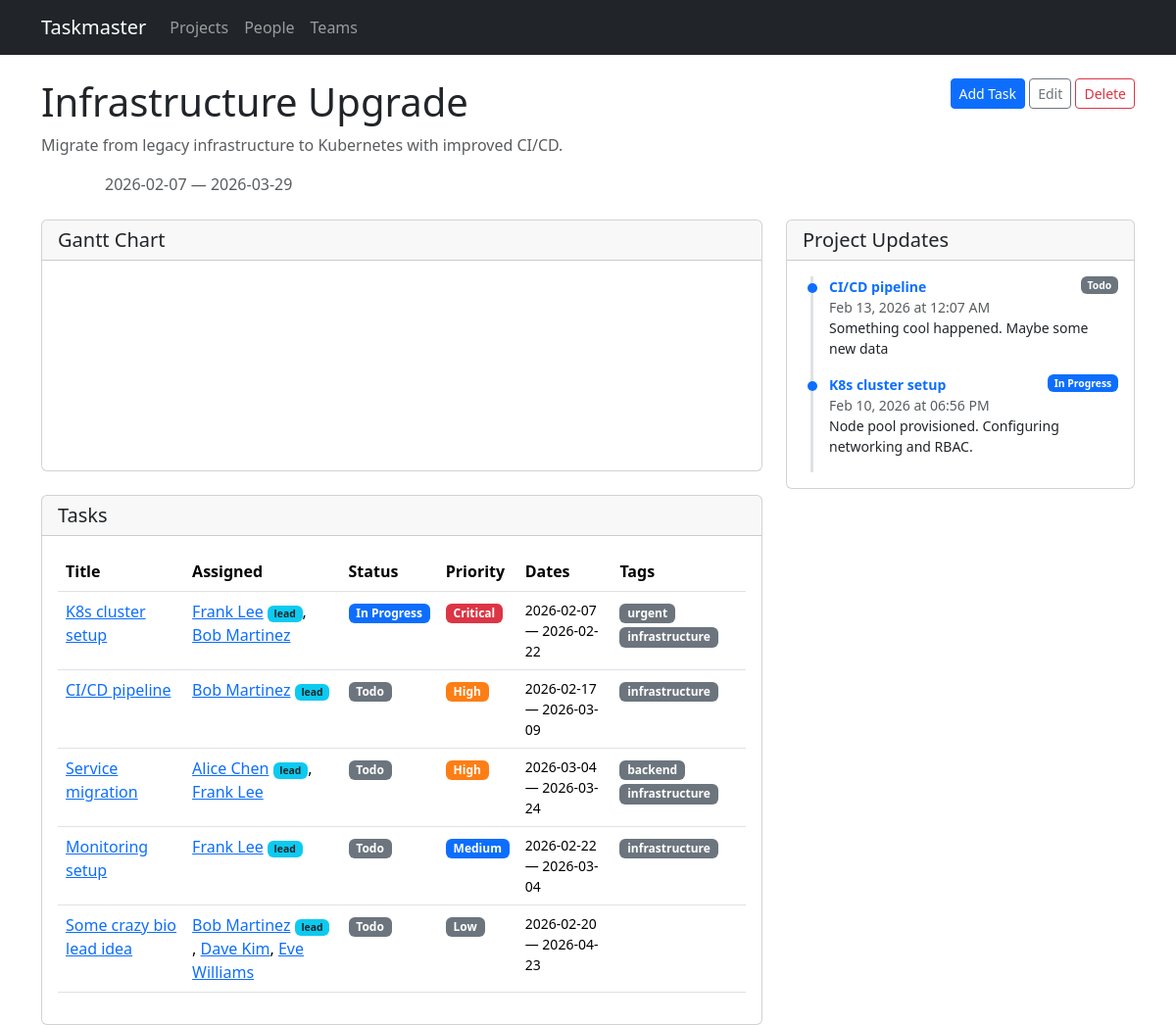
Page /projects/4 on the earlier database version.
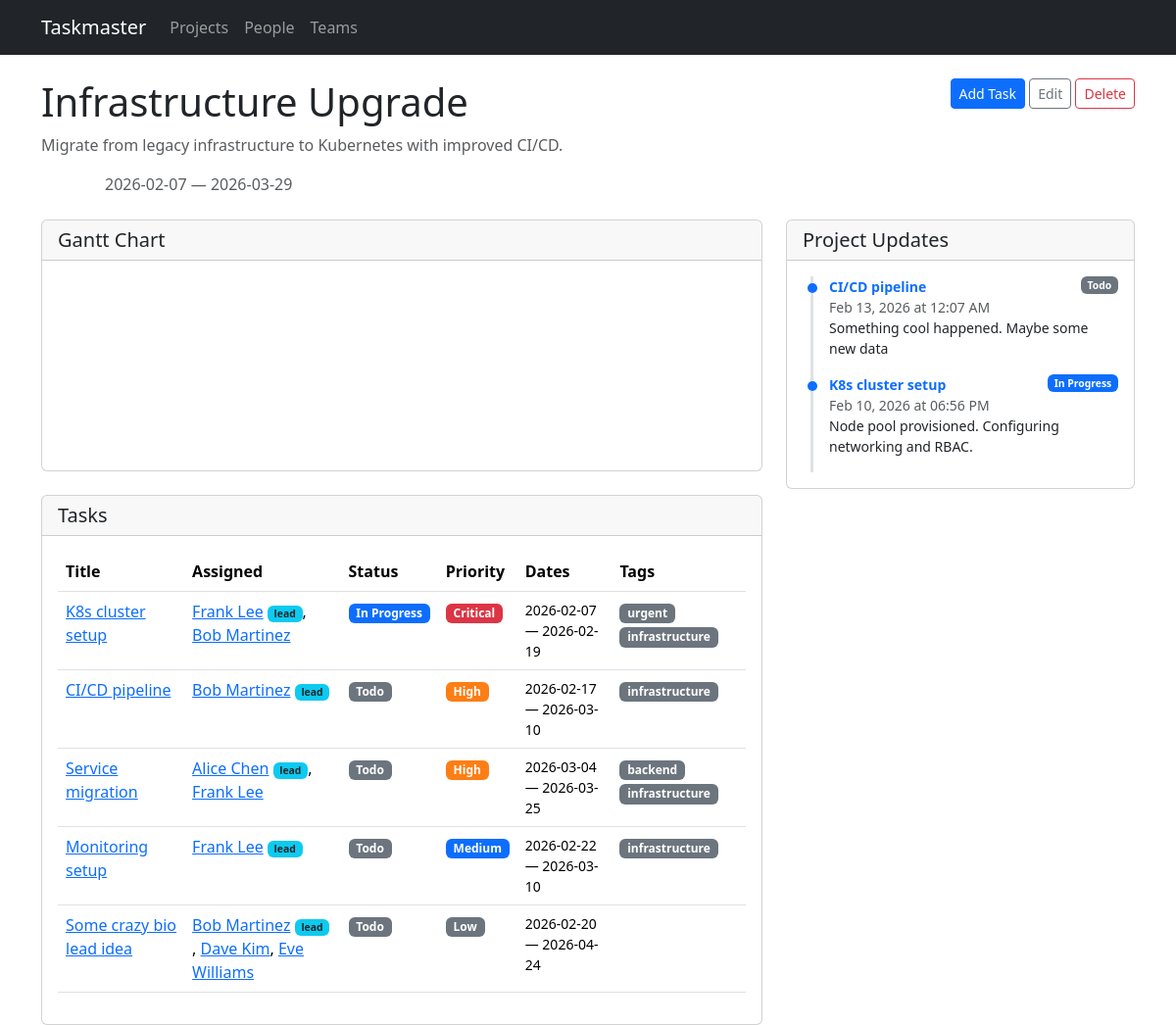
Same page on the later database version.
### models.py (models this page shows, shortened)
class Task(db.Model):
    id = db.Column(db.Integer, primary_key=True)
    title = db.Column(db.String(200), nullable=False)
    description = db.Column(db.Text)
    project_id = db.Column(db.Integer, db.ForeignKey('project.id'), nullable=False)
    start_date = db.Column(db.Date, nullable=False)
    end_date = db.Column(db.Date, nullable=False)
    status = db.Column(db.String(20), default='todo')  # todo, in_progress, done
    priority = db.Column(db.String(20), default='medium')  # low, medium, high, critical
    assignments = db.relationship('TaskAssignment', backref='task', lazy=True,
                                   cascade='all, delete-orphan')
    tags = db.relationship('Tag', secondary=task_tags, backref=db.backref('tasks', lazy=True))
    status_updates = db.relationship('StatusUpdate', backref='task', lazy=True,
                                     order_by='StatusUpdate.created_at.desc()',
                                     cascade='all, delete-orphan')
    dependencies = db.relationship(
        'Task',
        secondary='task_dependency',
        primaryjoin='Task.id == TaskDependency.task_id',
        secondaryjoin='Task.id == TaskDependency.depends_on_id',
        backref=db.backref('dependents', lazy=True),
        lazy=True,
    )
    @property
    def lead(self):
        for a in self.assignments:
            if a.is_lead:
                return a.person
        return None
    @property
    def assignees(self):
        return [a.person for a in self.assignments]

### routes/projects.py (the view)
@bp.route('/projects/<int:id>')
def detail(id):
    project = Project.query.get_or_404(id)
    task_ids = [t.id for t in project.tasks]
    all_updates = StatusUpdate.query.filter(
        StatusUpdate.task_id.in_(task_ids)
    ).order_by(StatusUpdate.created_at.desc()).all() if task_ids else []
    return render_template('projects/detail.html', project=project,
                           all_updates=all_updates)

### templates/projects/detail.html (shortened to what the changed rows need)
{% extends "base.html" %}
{% block content %}
<div class="d-flex justify-content-between align-items-start mb-3">
    <div>
        <h1>{{ project.name }}</h1>
    </div>
</div>
<div class="row g-4">
<div class="col-lg-8">
    {% if project.tasks %}
    <div class="card">
        <div class="card-body">
            <div class="table-responsive">
                <table class="table table-hover">
                    <thead>
                        <tr>
                            <th>Title</th>
                            <th>Assigned</th>
                            <th>Status</th>
                            <th>Priority</th>
                            <th>Dates</th>
                            <th>Tags</th>
                        </tr>
                    </thead>
                    <tbody>
                        {% for task in project.tasks %}
                        <tr>
                            <td><a href="{{ url_for('tasks.detail', id=task.id) }}">{{ task.title }}</a></td>
                            <td>
                                {% if task.assignees %}
                                    {% for person in task.assignees %}
                                    <a href="{{ url_for('people.detail', id=person.id) }}">{{ person.name }}</a>{% if task.lead and person.id == task.lead.id %} <span class="badge bg-info text-dark" style="font-size:0.65em">lead</span>{% endif %}{% if not loop.last %}, {% endif %}
                                    {% endfor %}
                                {% else %}
                                <span class="text-muted">Unassigned</span>
                                {% endif %}
                            </td>
                            <td><span class="badge badge-{{ task.status }}">{{ task.status | replace('_', ' ') | title }}</span></td>
                            <td><span class="badge badge-{{ task.priority }}">{{ task.priority | title }}</span></td>
                            <td class="small">{{ task.start_date }} &mdash; {{ task.end_date }}</td>
                            <td>
                                {% for tag in task.tags %}
                                <span class="badge bg-secondary">{{ tag.name }}</span>
                                {% endfor %}
                            </td>
                        </tr>
                        {% endfor %}
                    </tbody>
                </table>
            </div>
        </div>
    </div>
    {% else %}
    <div class="text-center py-5">
        <p class="text-muted">No tasks yet.</p>
        <a href="{{ url_for('tasks.new_task', project_id=project.id) }}" class="btn btn-primary">Add the first task</a>
    </div>
    {% endif %}
</div>
</div>
{% endblock %}

Differences in the rows shown:
changed Task "K8s cluster setup": end_date "2026-02-22" → "2026-02-19"
changed Task "CI/CD pipeline": end_date "2026-03-09" → "2026-03-10"
changed Task "Service migration": end_date "2026-03-24" → "2026-03-25"
changed Task "Monitoring setup": end_date "2026-03-04" → "2026-03-10"
changed Task "Some crazy bio lead idea": end_date "2026-04-23" → "2026-04-24"
